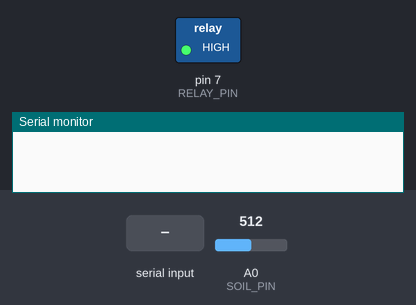
A sketch run on a simulated Arduino Uno, built with avr-gcc and run on an emulated ATmega328P. Shown: switched loads named in the sketch (green lamp = pin HIGH), the last lines printed to the serial monitor. The test bench sets the inputs (shaded band); at power-on: A0 (SOIL_PIN) = 512.

Above: at 1.2 s.
1.3 s: "water" received over the second serial link
At 3.1 s:
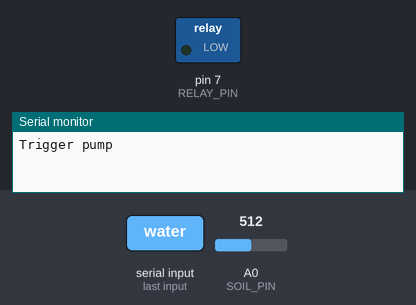
Timing chart, 0 to 4.8 s (numbered marks = the images above; inputs shaded):
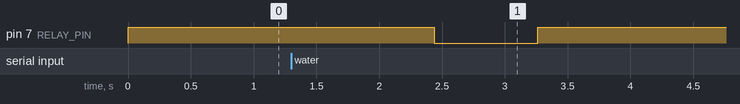

The sketch:

arduino.ino
```cpp
#include <SoftwareSerial.h>

#define SOIL_PIN A0
#define RELAY_PIN 7

SoftwareSerial btSerial(2, 3);  // RX, TX (Cross connect to HC05)

int relayState = LOW;  // for pump
unsigned long previousMillis = 0;
const long interval = 3200;
bool pumpShouldRun = false;

void setup() {
  Serial.begin(9600);
  btSerial.begin(9600);

  pinMode(SOIL_PIN, INPUT);
  pinMode(RELAY_PIN, OUTPUT);
  digitalWrite(RELAY_PIN, HIGH);
}

void loop() {
  if (btSerial.available() > 0) {
    String payload = btSerial.readString();
    payload.trim();
    if (payload.equals("water")) {
      Serial.println("Trigger pump");
      pumpShouldRun = true;
    }
  }

 unsigned long currentMillis = millis();

  if (currentMillis - previousMillis >= interval) {
    previousMillis = currentMillis;

    if (pumpShouldRun) {
        pumpShouldRun = false;
    }
  }

  if (pumpShouldRun) {
    digitalWrite(RELAY_PIN, LOW);
  } else {
    digitalWrite(RELAY_PIN, HIGH);
  }

  int humidity = analogRead(SOIL_PIN);
  btSerial.println(humidity);

  delay(200);
}
```

Measured:
- after the input at 1.3 s, pin 7 (RELAY_PIN): HIGH → LOW after 1.1 s, → HIGH 0.82 s later
